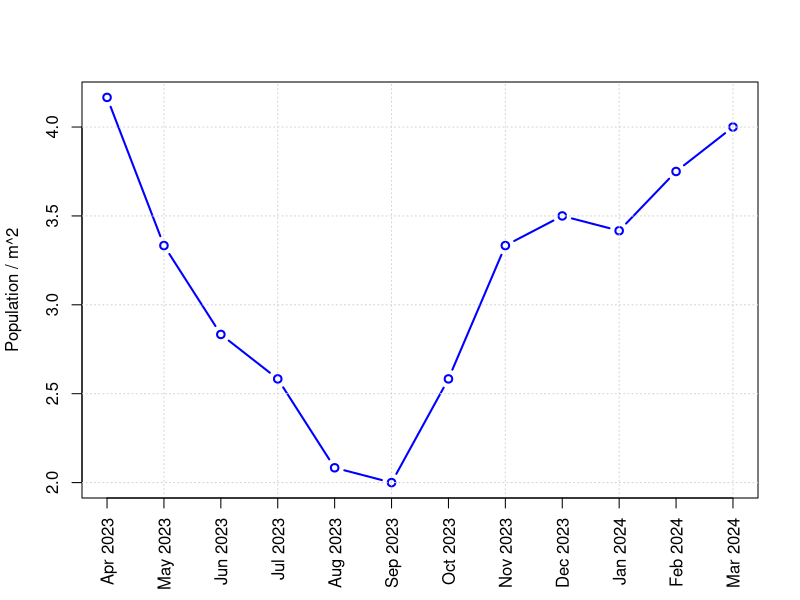
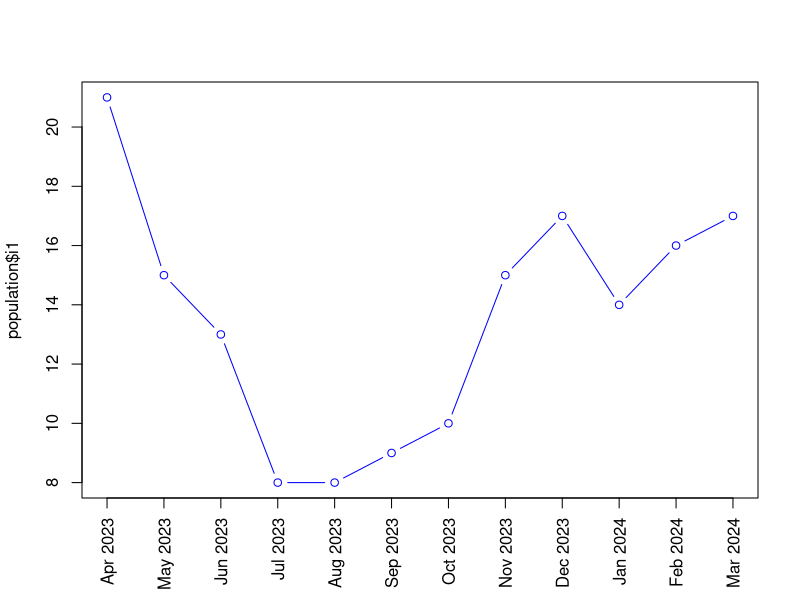
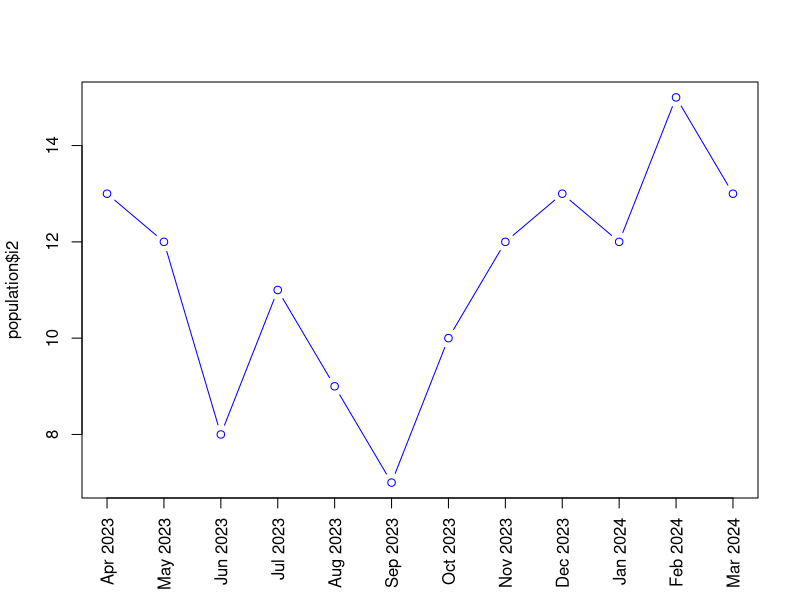
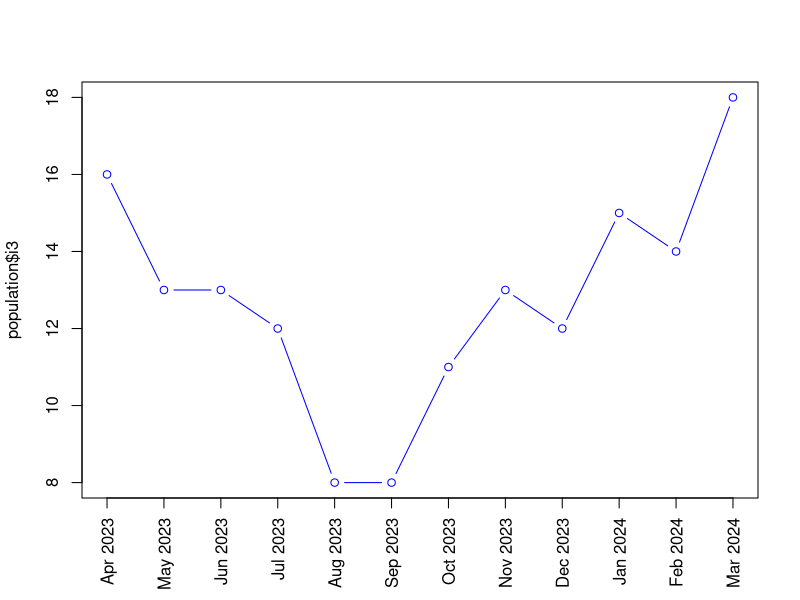

The R source for these figures, in order: (Note: this script raises an error after producing the figures.)
## ---- chunk 1
knitr::opts_chunk$set(echo = TRUE)
## ---- chunk 2
population=read.csv("data/population.csv")
str(population)
## ---- chunk 3

# Calculate mean
A=4
mean= (population$i1+ population$i2+ population$i3)/(3*A)
plot(mean,
     type='b', col='blue',
     xlab='', ylab='Population / m^2', xlim=c(1,12), xaxt='n', lwd=2)

# legend('top', legend=c('Mean'), col=c('blue'), lwd=c(3), lty=1)

grid()
axis(1, at=seq(1,12), population$Month, las=2, cex.axis = 1)
# title('Monthly variation in population density of L. marginalis')
## ---- chunk 4
plot(population$i1,
     type='b', col='blue',
     xlab='', xlim=c(1,12), xaxt='n')
axis(1, at=seq(1,12), population$Month, las=2)
## ---- chunk 5
plot(population$i2,
     type='b', col='blue',
     xlab='', xlim=c(1,12), xaxt='n')
axis(1, at=seq(1,12), population$Month, las=2)

## ---- chunk 6
plot(population$i3,
     type='b', col='blue',
     xlab='', xlim=c(1,12), xaxt='n')
axis(1, at=seq(1,12), population$Month, las=2)

## ---- chunk 7
wilcox.test(population$i1, population$i2)
## ---- chunk 8
wilcox.test(population$i2, population$i3)
## ---- chunk 9
wilcox.test(population$i3, population$i1)
## ---- chunk 10
water=read.csv("data/water-quality.csv")
for (w in c('Depth','Temperature','pH')) {
  arr=water[[w]]
  cat(sprintf('%15s - mean: %f, sd: %f min: %f, max: %f\n', w, mean(arr), min(arr), max(arr),
              sd(arr)))
}
## ---- chunk 11
library(ggplot2)

# Month needs to be factorized to facilitate plotting and preserve order
Month1=factor(water$Month, levels=water$Month)
df= data.frame(Month=Month1, Depth=water$Depth,
               Temperature=water$Temperature, pH=water$pH, mean=mean)


scale=6

ggplot(data = df, aes(x = Month, group = 1)) +
  geom_line(aes(y = mean, color = "black"), linewidth = 1.3) +
  geom_point(aes(y = mean, color = "black"), shape=1, size=3) +
  
  geom_line(aes(y = Temperature / scale, color = "blue"), linewidth = 1.3) +
  geom_point(aes(y = Temperature / scale, color = "blue"), shape=1, size=3) +

  scale_y_continuous(name = "Population / m^2",
                     sec.axis = sec_axis(transform = ~ . * scale, name = "Temperature °C")) +
  scale_color_manual('', labels= c('Population / m^2','Temperature °C'),
                     values = c("black", "blue")) +
  theme_bw() +
  theme(legend.position = "top", axis.text.x= element_text(size=11, angle = 90, vjust = 0.5),
        axis.text.y.right= element_text(size=11, color='blue'),
        axis.title.y.right = element_text(color='blue'))


## ---- chunk 12
scale=1
ggplot(data = df, aes(x = Month, group = 1)) +
  geom_line(aes(y = mean, color = "black"), linewidth = 1.3) +
  geom_point(aes(y = mean, color = "black"), shape=1, size=3) +
  
  geom_line(aes(y = Depth / scale, color = "blue"), linewidth = 1.3) +
  geom_point(aes(y = Depth / scale, color = "blue"), shape=1, size=3) +

  scale_y_continuous(name = "Population / m^2",
                     sec.axis = sec_axis(transform = ~ . * scale, name = "Depth")) +
  scale_color_manual('', labels= c('Population / m^2','Depth'),
                     values = c("black", "blue")) +
  theme_bw() +
  theme(legend.position = "top", axis.text.x= element_text(size=11, angle = 90, vjust = 0.5),
        axis.text.y.right= element_text(size=11, color='blue'),
        axis.title.y.right = element_text(color='blue'))

## ---- chunk 13
scale=2
ggplot(data = df, aes(x = Month, group = 1)) +
  geom_line(aes(y = mean, color = "black"), linewidth = 1.3) +
  geom_point(aes(y = mean, color = "black"), shape=1, size=3) +
  
  geom_line(aes(y = pH / scale, color = "blue"), linewidth = 1.3) +
  geom_point(aes(y = pH / scale, color = "blue"), shape=1, size=3) +

  scale_y_continuous(name = "Population / m^2",
                     sec.axis = sec_axis(transform = ~ . * scale, name = "pH")) +
  scale_color_manual('', labels= c('Population / m^2','pH'),
                     values = c("black", "blue")) +
  theme_bw() +
  theme(legend.position = "top", axis.text.x= element_text(size=11, angle = 90, vjust = 0.5),
        axis.text.y.right= element_text(size=11, color='blue'),
        axis.title.y.right = element_text(color='blue'))

## ---- chunk 14
water=read.csv("data/water-quality.csv")
str(water)

plot(water$Depth, mean,
     type='p', col='blue',
     xlab='Depth (m)', ylab='Population / m^2')

plot(water$Temperature, mean,
     type='p', col='blue',
     xlab='Temperature °C', ylab='Population / m^2')

plot(water$pH, mean,
     type='p', col='blue',
     xlab='pH', ylab='Population / m^2')
## ---- chunk 15
for (i in colnames(df)[2:4]) {
  print(i)
  print(cor.test(df[[i]], mean, method='spearman'))
  cat(sprintf('\n'))
}
## ---- chunk 16
library("ggpubr")
ggscatter(df, x = "Depth", y = "mean",
          add = "reg.line", conf.int = TRUE,
          xlab = "Depth (m)", ylab = "Population / m^2",
          title = 'A') +
  stat_cor(cor.coef.name = 'rho', label.x=1.5, label.y=3.5, method='spearman',
           size=5, p.accuracy=0.001)
## ---- chunk 17
library("ggpubr")
ggscatter(df, x = "Temperature", y = "mean",
          add = "reg.line", conf.int = TRUE,
          xlab = "Temperature (°C)", ylab = "Population / m^2",
          title = 'B') +
  stat_cor(cor.coef.name = 'rho', label.x=20, label.y=4.3, method='spearman',
           size=5, p.accuracy=0.001)
## ---- chunk 18
library("ggpubr")
ggscatter(df, x = "pH", y = "mean",
          add = "reg.line", conf.int = TRUE,
          xlab = "pH", ylab = "Population / m^2",
          title = 'C') +
  stat_cor(cor.coef.name = 'rho', label.x=6.9, label.y=4.3, method='spearman',
           size=5, p.accuracy=0.001)
